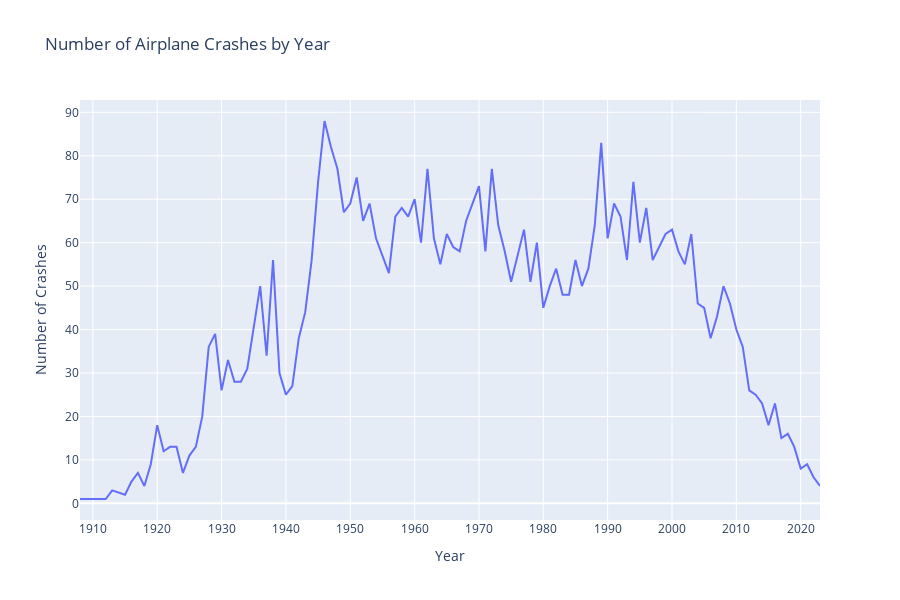

Here is the notebook cell this chart was saved with:
### Code cell
import plotly.express as px

year_counts = df['Date'].dt.year.value_counts().sort_index().reset_index()
year_counts.columns = ['year', 'count']

fig = px.line(year_counts, x='year', y='count',
                 title='Number of Airplane Crashes by Year')

fig.update_layout(xaxis_title='Year',
                  yaxis_title='Number of Crashes',
                  height=600,
                  xaxis=dict(tickmode='linear', dtick=10))

fig.show()

### Figure 1 — Plotly figure (JSON) as saved in the notebook; plotly's stock layout.template omitted (floating-point values rounded to 4 significant figures)
{"data": [{"hovertemplate": "year=%{x}<br>count=%{y}<extra></extra>", "legendgroup": "", "line": {"color": "#636efa", "dash": "solid"}, "marker": {"symbol": "circle"}, "mode": "lines", "name": "", "orientation": "v", "showlegend": false, "type": "scatter", "x": [1908, 1909, 1912, 1913, 1915, 1916, 1917, 1918, 1919, 1920, 1921, 1922, 1923, 1924, 1925, 1926, 1927, 1928, 1929, 1930, 1931, 1932, 1933, 1934, 1935, 1936, 1937, 1938, 1939, 1940, 1941, 1942, 1943, 1944, 1945, 1946, 1947, 1948, 1949, 1950, 1951, 1952, 1953, 1954, 1955, 1956, 1957, 1958, 1959, 1960, 1961, 1962, 1963, 1964, 1965, 1966, 1967, 1968, 1969, 1970, 1971, 1972, 1973, 1974, 1975, 1976, 1977, 1978, 1979, 1980, 1981, 1982, 1983, 1984, 1985, 1986, 1987, 1988, 1989, 1990, 1991, 1992, 1993, 1994, 1995, 1996, 1997, 1998, 1999, 2000, 2001, 2002, 2003, 2004, 2005, 2006, 2007, 2008, 2009, 2010, 2011, 2012, 2013, 2014, 2015, 2016, 2017, 2018, 2019, 2020, 2021, 2022, 2023], "xaxis": "x", "y": [1, 1, 1, 3, 2, 5, 7, 4, 9, 18, 12, 13, 13, 7, 11, 13, 20, 36, 39, 26, 33, 28, 28, 31, 41, 50, 34, 56, 30, 25, 27, 38, 44, 56, 74, 88, 82, 77, 67, 69, 75, 65, 69, 61, 57, 53, 66, 68, 66, 70, 60, 77, 61, 55, 62, 59, 58, 65, 69, 73, 58, 77, 64, 58, 51, 57, 63, 51, 60, 45, 50, 54, 48, 48, 56, 50, 54, 64, 83, 61, 69, 66, 56, 74, 60, 68, 56, 59, 62, 63, 58, 55, 62, 46, 45, 38, 43, 50, 46, 40, 36, 26, 25, 23, 18, 23, 15, 16, 13, 8, 9, 6, 4], "yaxis": "y"}], "layout": {"height": 600, "legend": {"tracegroupgap": 0}, "title": {"text": "Number of Airplane Crashes by Year"}, "xaxis": {"anchor": "y", "domain": [0, 1], "dtick": 10, "tickmode": "linear", "title": {"text": "Year"}}, "yaxis": {"anchor": "x", "domain": [0, 1], "title": {"text": "Number of Crashes"}}}}
